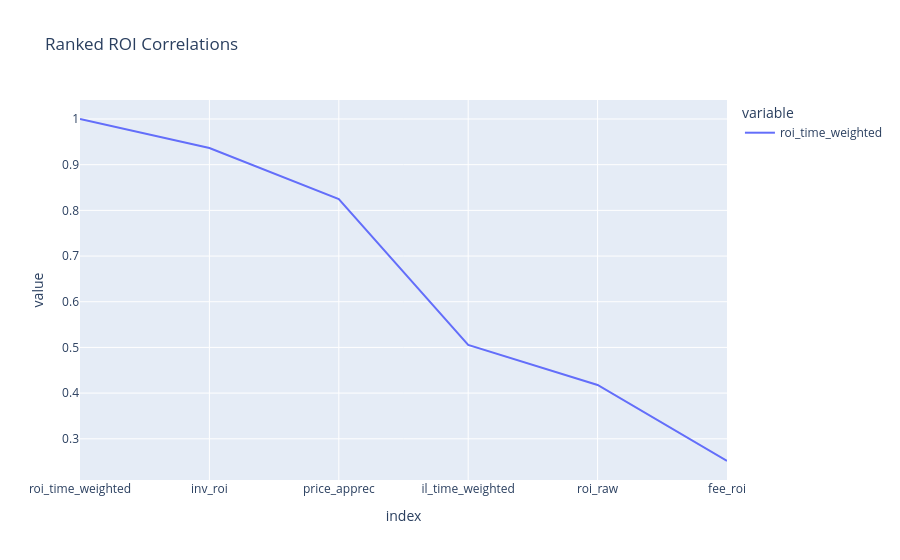

The notebook cell this image was saved under:
### Markdown cell above
Note the importance of price appreciation as a driver of LP P/L.

### Code cell
numeric_cols = df._get_numeric_data().columns 
c = df[numeric_cols].corr()
c['roi_time_weighted'].sort_values(ascending=False)[:6].plot(
    title  = 'Ranked ROI Correlations'
    
)

### Figure 1 — Plotly figure (JSON) as saved in the notebook; plotly's stock layout.template omitted (floating-point values rounded to 4 significant figures)
{"data": [{"hovertemplate": "variable=roi_time_weighted<br>index=%{x}<br>value=%{y}<extra></extra>", "legendgroup": "roi_time_weighted", "line": {"color": "#636efa", "dash": "solid"}, "marker": {"symbol": "circle"}, "mode": "lines", "name": "roi_time_weighted", "orientation": "v", "showlegend": true, "type": "scatter", "x": ["roi_time_weighted", "inv_roi", "price_apprec", "il_time_weighted", "roi_raw", "fee_roi"], "xaxis": "x", "y": [1.0, 0.9364, 0.8246, 0.5054, 0.4179, 0.2514], "yaxis": "y"}], "layout": {"legend": {"title": {"text": "variable"}, "tracegroupgap": 0}, "title": {"text": "Ranked ROI Correlations"}, "xaxis": {"anchor": "y", "domain": [0, 1], "title": {"text": "index"}}, "yaxis": {"anchor": "x", "domain": [0, 1], "title": {"text": "value"}}}}
